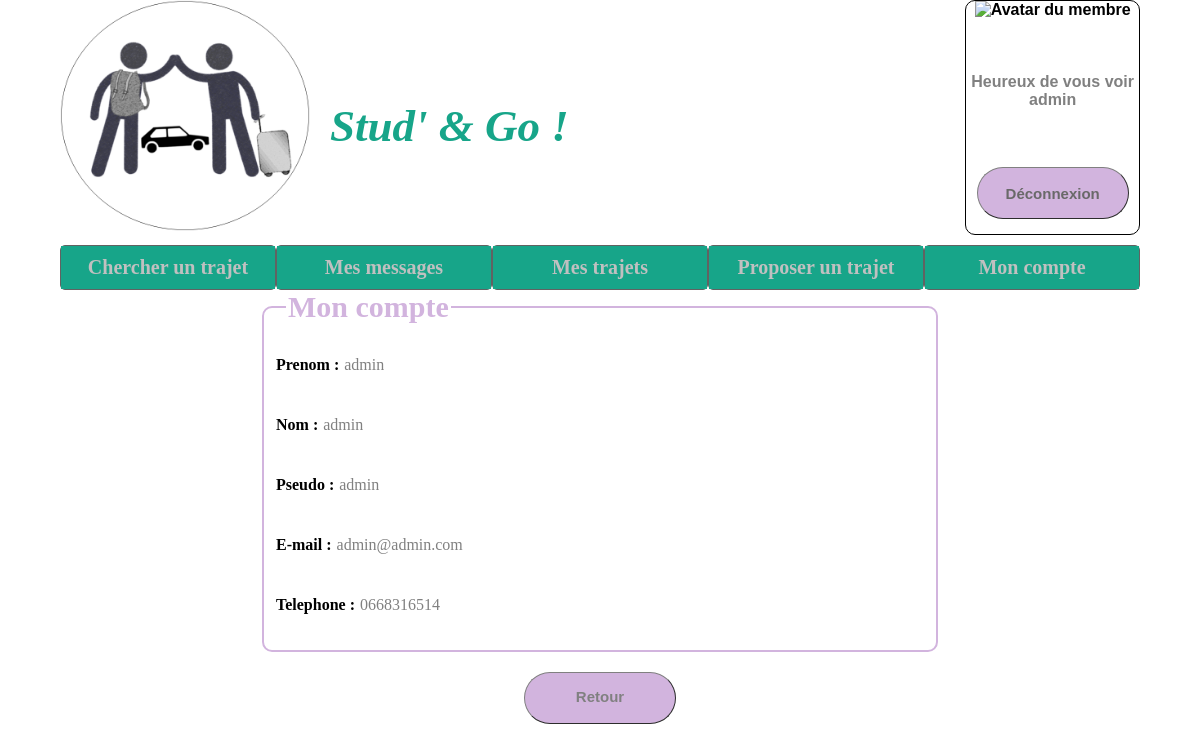
The page /Controleur/compte.controler.php (signed in) on the database its author committed.
### tables this page shows
CREATE TABLE MEMBRE (
  id INTEGER,
  nom TEXT NOT NULL,
  prenom TEXT NOT NULL,
  pseudo TEXT NOT NULL unique,
  dateNaissance TEXT NOT NULL,
  adresseMail TEXT NOT NULL unique,
  numeroTel TEXT NOT NULL,
  motDePasse TEXT NOT NULL,
  avatar TEXT NOT NULL,
  signalement INTEGER DEFAULT 0,
  PRIMARY KEY(id)
);

### Modele/view.class.php (called while the page is built, shortened)
<?php
class View {
  private $path="";
  function __construct(string $path="") {
    $this->path = $path;
  }
  function show(string $path="") {
    $p = $path ? $path : $this->path;
    include($p);
  }
}
?>

### Modele/membreDAO.model.php (called while the page is built, shortened)
<?php
require_once('membre.model.php');
class membreDAO{
  private $db;
  private $database = "../Modele/data/coVoiturage.db";
  function __construct(){
    try{
      $this->db = new PDO("sqlite:$this->database",'','');
    }
    catch(Exception $e){
      die('Erreur : '. $e->getMessage());
    }
  }
  function getMembreById($id){
    $requete = "SELECT * FROM membre WHERE id='$id'";
     $mesInfos = $this->db->query($requete);
     $mesMembres = $mesInfos->fetchAll(PDO::FETCH_CLASS,'Membre');
     return (empty($mesMembres)) ? null : $mesMembres[0];
  }
}
 ?>

### Modele/membre.model.php (called while the page is built, shortened)
<?php
class Membre{
  private $nom;
  private $prenom;
  private $pseudo;
  private $numeroTel;
  private $adresseMail;
  private $avatar;
  public function getPseudo(){
    return $this->pseudo;
  }
  public function getAvatar(){
    return $this->avatar;
  }
  public function getPrenom(){
    return $this->prenom;
  }
  public function getNom(){
    return $this->nom;
  }
  public function getEmail(){
    return $this->adresseMail;
  }
  public function getTelephone(){
    return $this->numeroTel;
  }
}
 ?>

### Vue/compte.vue.php (the view, shortened to what this page needs)
<!DOCTYPE html>
<html lang="fr" dir="ltr">
<head>
  <link rel="stylesheet" href="../Ressource/mainVue.css">
</head>
<body>
  <?php include('../Vue/zoneUtilisateurOn.view.php'); ?>
  <?php include('../Vue/menuNav.vue.php') ?>
  <div id="infosCompte">
    <fieldset>
      <legend>Mon compte</legend>
      <div class="info">
        <p>Prenom :</p><p><?php echo $this->prenom; ?></p>
      </div>
      <div class="info">
        <p>Nom : </p><p><?php echo $this->nom; ?></p>
      </div>
      <div class="info">
        <p>Pseudo : </p><p><?php echo $this->pseudoMembre; ?></p>
      </div>
      <div class="info">
        <p>E-mail : </p><p><?php echo $this->adresseMail; ?></p>
      </div>
      <div class="info">
        <p>Telephone : </p><p><?php echo $this->telephone; ?></p>
      </div>
    </fieldset>
      <a id="RetourMain" href="mainControler.controler.php">
        <div class="boutonsLogin">
          <p>Retour</p></div>
        </a>
  </div>
</body>
</html>

### Vue/zoneUtilisateurOn.view.php
<div id="zoneDeconnexion">
  <div class="enteteLogo">
    <a href="mainControler.controler.php"><img src="./../Ressource/logo.png" alt="Logo du site"></a>
    <h1>Stud' & Go ! </h1>
  </div>
 <div id="messageBienvenue">
   <img src="<?php echo "../Ressource/avatar/$this->avatarMembre"?>" alt="Avatar du membre">
   <p>Heureux de vous voir <br> <?=$this->pseudoMembre ?></p>
   <a href="deconnexion.controler.php">
     <div class="boutonsLogin">
       <br>Déconnexion
     </div></a>
 </div>
</div>

### Ressource/mainVue.css (style rules this page uses)
body { width: 90%; margin: auto; }
.enteteLogo { display: flex; }
.enteteLogo a img { width: 250px; }
.enteteLogo h1 { margin-top: 100px; margin-left: 20px; font-size: 45px; color: #17a589; font-style: oblique; font-family: "Bradley Hand"; }
.boutonsLogin { width: 150px; height: 50px; border: 1px grey outset; background-color: #d2b4de ; border-radius: 30px; font-weight: bold; font-family:"Bradley Hand", sans-serif; color: #696969; font-size: 15px; text-align: center; }
a { text-decoration: none; }
#zoneDeconnexion { display: flex; justify-content: space-between; }
#messageBienvenue { align-items: center; border: 1px solid black; border-radius: 10px; font-family: "Optima", sans-serif; font-weight: bold; text-align: center; display: flex; flex-direction: column; justify-content: space-between; }
#messageBienvenue p { margin: 0px 5px 0px 5px; }
#messageBienvenue a { margin: 5px 0px 15px 0px; }
#infosCompte { display: flex; flex-direction: column; }
#infosCompte fieldset { margin: auto; justify-content: center; width: 60%; display: flex; flex-direction: column; border: 2px solid #d2b4de; border-radius: 10px; }
#infosCompte legend { font-size: 30px; color: #d2b4de; }
#infosCompte div { display: flex; justify-content:flex-start; margin-bottom: 10px; }
#infosCompte label,p { color: gray; }
.info p:first-child { font-weight:bold; color: black; margin-right: 5px; }
#RetourMain { align-self: center; margin-top:20px; }
#RetourMain .boutonsLogin { justify-content: center; }
#mesMessageStyle h2,legend { font-size: 30px; color: #d2b4de; margin:10px; font-weight: bold; }

### rows shown on the page
membre: pseudo "admin", prenom "admin", nom "admin", adresseMail "admin@admin.com", numeroTel "0668316514"
